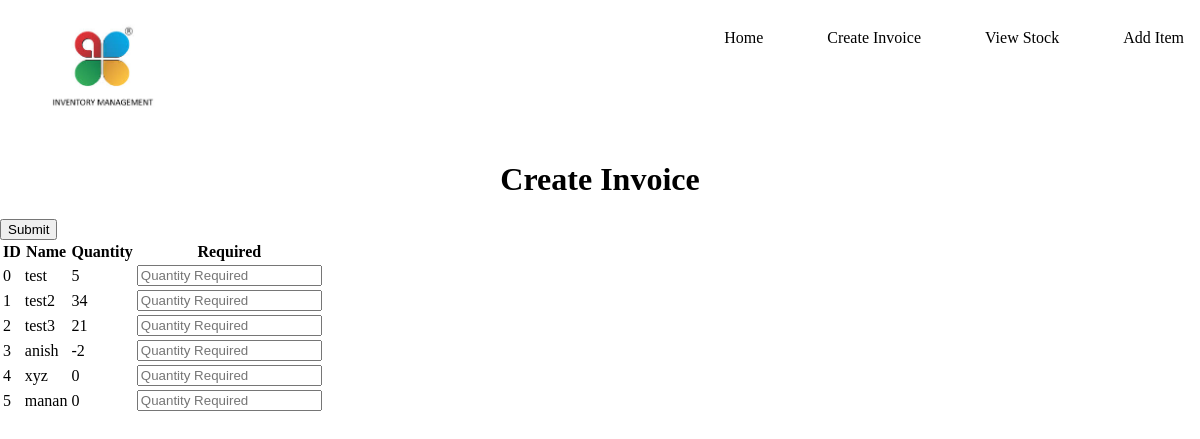
Screenshot of /create_invoice with the database file from the repository.
### tables this page shows
CREATE TABLE inventory(
id INT PRIMARY KEY NOT NULL,
name VARCHAR NOT NULL,
quantity INT);

### app.py (the view)
@app.route('/create_invoice')
def create_invoice():
    table = get_inventory()
    return render_template('create_invoice.html', data=table)

### db.py (called while the page is built)
def get_inventory():
    conn = sqlite3.connect('inventory.db')
    cursor = conn.execute("SELECT * FROM inventory")
    table = cursor.fetchall()
    conn.close()
    print(table)
    return table

### templates/create_invoice.html (shortened to what this page needs)
<!DOCTYPE html>
<html lang="en">
<head>
    <link href="//netdna.bootstrapcdn.com/twitter-bootstrap/2.3.2/css/bootstrap-combined.min.css" rel="stylesheet" id="bootstrap-css">
    <link rel="stylesheet" href="/static/post_create_invoice.css">
</head>
<body>
    <div class="container">
        <header>
            <a href="index.html">
                <img src="/static/images/logo.jpeg" alt="logo" class="logo">
            </a>
            <nav>
                <ul class="show-desktop hide-mobile" id="nav">
                    <li><a href="index.html"> Home </a></li>
                    <li><a href="create_invoice.html"> Create Invoice </a></li>
                    <li><a href="view_stock.html"> View Stock </a></li>
                    <li><a href="add_item.html"> Add Item </a></li>
                </ul>
            </nav>
        </header>
    </div>
    <h1> Create Invoice </h1>
    <div class="well">
        <table class="table">
            <thead>
                <tr>
                    <th>ID</th>
                    <th>Name</th>
                    <th>Quantity</th>
                    <th>Required</th>
                </tr>
            </thead>
            <tbody>
                <form action="/add_transaction" method="post">
                    {% for row in data %}
                    <tr>
                        <td>{{row[0]}} </td>
                        <td>{{row[1]}}</td>
                        <td>{{row[2]}}</td>
                        <td><input autocomplete="off" autofocus class="form-control" name="{{row[1]}}" id="inp_{{row[1]}}" placeholder="Quantity Required" type="text" /></td>
                    </tr>
    </div>
    {%endfor%}
    <button id="submit">Submit</button>
</body>
</html>

### static/post_create_invoice.css (style rules this page uses)
body { margin: 0; font-family: 'Montserrat'; }
ul { list-style-type: none; margin: 0; padding: 0; }
h1 { text-align: center; }
.container { text-align: center; padding: 0.8em 1.2em; }
.logo { width: 110px; }
.hide-mobile { display: none; }
header { display: flex; justify-content: space-between; }
nav ul { position: fixed; width: 60%; top: 0; right: 0; text-align: left; background: rgb(36, 41, 44); height: 100%; z-index: 7; padding-top: 3em; }
nav ul li a { color: white; text-decoration: none; display: block; width: 100%; padding: 1em 2em; background-color: rgb(46, 55, 59); }
@media only screen and (min-width: 650px) { nav ul { width: 40%; } }
@media only screen and (min-width: 875px) { .container { width: 92%; margin: 0 auto; } }
@media only screen and (min-width: 875px) { .show-desktop { display: block; margin: 0 auto 13% auto; } }
@media only screen and (min-width: 875px) { nav ul { position: inherit; width: auto; background: none; height: auto; display: flex; padding-top: 0; } }
@media only screen and (min-width: 875px) { nav ul li { float: left; } }
@media only screen and (min-width: 875px) { nav ul li a { color: black; background: inherit; text-align: right; } }

### rows the page displays
inventory: id "0", name "test", quantity "5"
inventory: id "1", name "test2", quantity "34"
inventory: id "2", name "test3", quantity "21"
inventory: id "3", name "anish", quantity "-2"
inventory: id "4", name "xyz", quantity "0"
inventory: id "5", name "manan", quantity "0"
